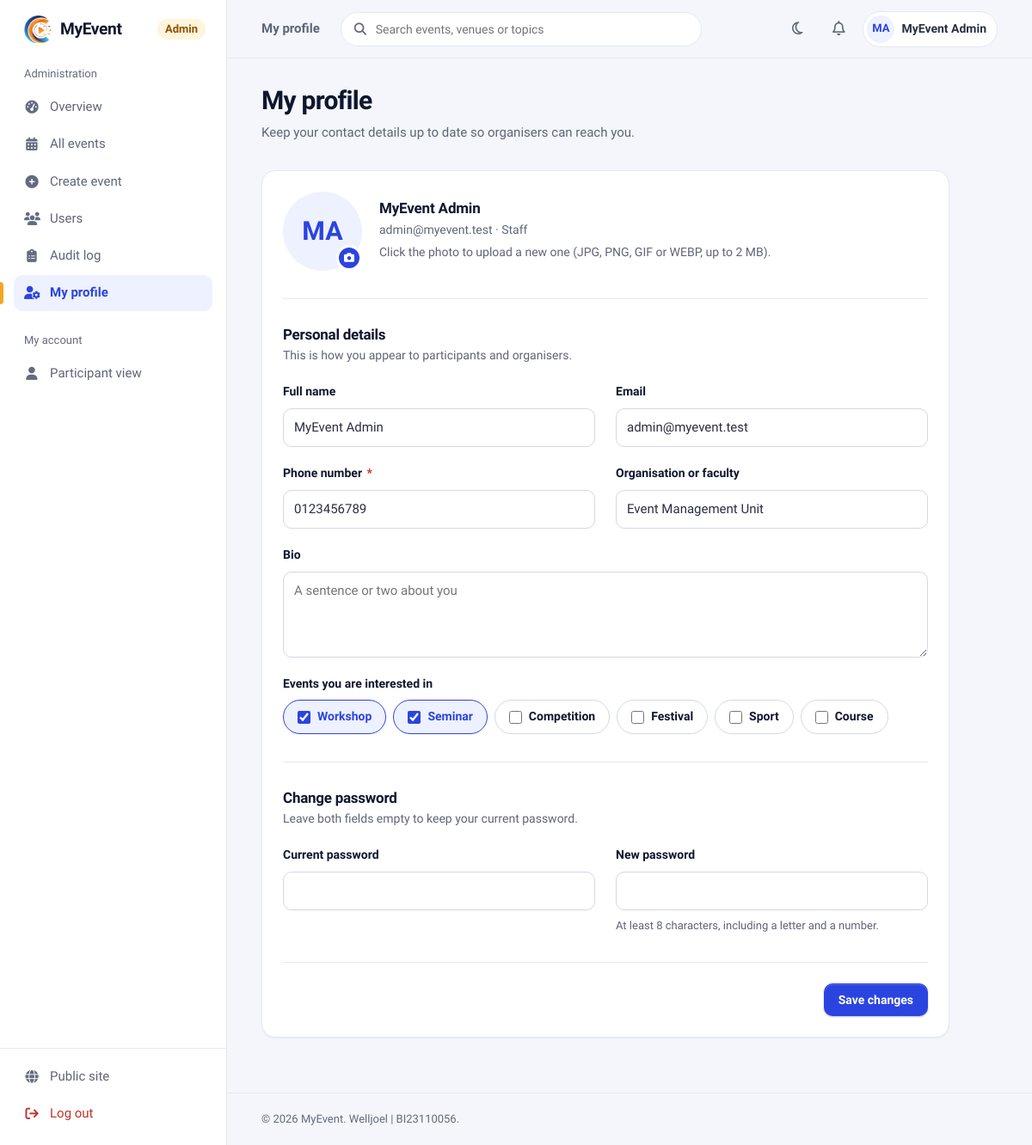
Screenshot of /admin/profile.php (signed in) with the database file from the repository.
### tables this page shows
CREATE TABLE IF NOT EXISTS `users` (
  `user_id` int(11) NOT NULL AUTO_INCREMENT,
  `category` enum('Staff','Student','Public') NOT NULL,
  `name` varchar(255) NOT NULL,
  `email` varchar(255) NOT NULL,
  `phone` varchar(20) DEFAULT NULL,
  `organization` varchar(255) NOT NULL,
  `recommend_events` text DEFAULT NULL,
  `password` varchar(255) NOT NULL,
  `role` enum('Admin','User') NOT NULL DEFAULT 'User',
  `created_at` timestamp NOT NULL DEFAULT current_timestamp(),
  `bio` text DEFAULT NULL,
  `profile_pic` varchar(255) DEFAULT NULL,
  PRIMARY KEY (`user_id`),
  UNIQUE KEY `email` (`email`)
);

### include/security.php (called while the page is built, shortened)
<?php
function e($value): string
{
    return htmlspecialchars((string) ($value ?? ''), ENT_QUOTES | ENT_SUBSTITUTE, 'UTF-8');
}
function current_user_id(): ?int
{
    return isset($_SESSION['user_id']) ? (int) $_SESSION['user_id'] : null;
}

### include/helpers.php (called while the page is built, shortened)
<?php
function avatar_url(?string $file): ?string
{
    return null;
}
function initials(?string $name): string
{
    $parts = preg_split('/\s+/', trim((string) $name)) ?: [];
    $letters = '';
    foreach (array_slice(array_filter($parts), 0, 2) as $p) {
        $letters .= mb_strtoupper(mb_substr($p, 0, 1));
    }
    return $letters ?: '?';
}
function db_all(mysqli $conn, string $sql, string $types = '', array $params = []): array
{
    $stmt = $conn->prepare($sql);
    if ($types !== '') {
        $stmt->bind_param($types, ...$params);
    }
    $stmt->execute();
    $rows = $stmt->get_result()->fetch_all(MYSQLI_ASSOC);
    return $rows;
}
function db_value(mysqli $conn, string $sql, string $types = '', array $params = [])
{
    $stmt = $conn->prepare($sql);
    if ($types !== '') {
        $stmt->bind_param($types, ...$params);
    }
    $stmt->execute();
    $row = $stmt->get_result()->fetch_row();
    return $row[0] ?? null;
}

### include/partials/profile_form.php (the view, shortened to what this page needs)
<?php
$__avatar    = avatar_url($user['profile_pic'] ?? null);
$__interests = array_filter(array_map('trim', explode(',', (string) ($user['recommend_events'] ?? ''))));
$__options   = ['workshop' => 'Workshop', 'seminar' => 'Seminar', 'competition' => 'Competition',
                'festival' => 'Festival', 'sport' => 'Sport', 'course' => 'Course'];
?>
<form action="<?= e($form_action) ?>" method="POST" enctype="multipart/form-data" class="card card-narrow">
    <div class="card-body">
        <div class="form-section">
            <div class="profile-head">
                <label class="avatar-picker" for="profilePicInput" title="Change profile photo">
                    <span class="avatar avatar-lg" id="avatarPreview-placeholder" aria-hidden="true"<?= $__avatar ? ' hidden' : '' ?>><?= e(initials($user['name'])) ?></span>
                    <span class="avatar-picker-badge" aria-hidden="true"><i class="fa-solid fa-camera"></i></span>
                </label>
                <div>
                    <h2 class="card-title"><?= e($user['name']) ?></h2>
                    <p class="card-subtitle"><?= e($user['email']) ?> &middot; <?= e($user['category']) ?></p>
                    <p class="card-subtitle">Click the photo to upload a new one (JPG, PNG, GIF or WEBP, up to 2&nbsp;MB).</p>
                </div>
            </div>
        </div>
        <div class="form-section">
            <h3 class="form-section-title">Personal details</h3>
            <p class="form-section-desc"><?= $edit_identity ? 'This is how you appear to participants and organisers.' : 'Your name, email and category are set at registration. Contact an administrator to change them.' ?></p>
            <div class="form-grid">
                <div class="field">
                    <label for="pf-name">Full name</label>
                    <?php if ($edit_identity): ?>
                        <input id="pf-name" type="text" name="name" value="<?= e($user['name']) ?>" maxlength="255" required>
                    <?php else: ?>
                        <input id="pf-name" type="text" value="<?= e($user['name']) ?>" readonly>
                    <?php endif; ?>
                </div>
                <div class="field">
                    <label for="pf-email">Email</label>
                    <input id="pf-email" type="email" value="<?= e($user['email']) ?>" readonly>
                </div>
                <div class="field">
                    <label for="pf-phone">Phone number <span class="req" aria-hidden="true">*</span></label>
                    <input id="pf-phone" type="tel" name="phone" value="<?= e($user['phone']) ?>" pattern="[0-9+\- ]{7,20}" maxlength="20" autocomplete="tel" required>
                </div>
                <div class="field">
                    <label for="pf-org">Organisation or faculty</label>
                    <?php if ($edit_identity): ?>
                        <input id="pf-org" type="text" name="organization" value="<?= e($user['organization']) ?>" maxlength="255">
                    <?php else: ?>
                        <input id="pf-org" type="text" value="<?= e($user['organization']) ?>" readonly>
                    <?php endif; ?>
                </div>
                <div class="field span-2">
                    <label for="pf-bio">Bio</label>
                    <textarea id="pf-bio" name="bio" rows="3" maxlength="1000" placeholder="A sentence or two about you"><?= e($user['bio'] ?? '') ?></textarea>
                </div>
                <fieldset class="field span-2 fieldset-reset">
                    <legend class="label">Events you are interested in</legend>
                    <div class="choice-row">
                        <?php foreach ($__options as $__val => $__label): ?>
                            <label class="choice"><input type="checkbox" name="event[]" value="<?= e($__val) ?>"<?= in_array($__val, $__interests, true) ? ' checked' : '' ?>> <?= e($__label) ?></label>
                        <?php endforeach; ?>
                    </div>
                </fieldset>
            </div>
        </div>
        <div class="form-section">
            <h3 class="form-section-title">Change password</h3>
            <p class="form-section-desc">Leave both fields empty to keep your current password.</p>
            <div class="form-grid">
                <div class="field">
                    <label for="pf-current">Current password</label>
                    <input id="pf-current" type="password" name="current_password" autocomplete="current-password">
                </div>
                <div class="field">
                    <label for="pf-new">New password</label>
                    <input id="pf-new" type="password" name="new_password" minlength="8" autocomplete="new-password">
                    <span class="hint">At least 8 characters, including a letter and a number.</span>
                </div>
            </div>
        </div>
        <div class="form-actions">
            <button type="submit" class="btn btn-primary">Save changes</button>
        </div>
    </div>
</form>

### include/layout/app_start.php (shortened to what this page needs)
<?php
$page_title = $page_title ?? APP_NAME;
$nav_active = $nav_active ?? '';
$nav_area   = $nav_area ?? 'user';
$__uid    = current_user_id();
$__me     = db_all($conn, 'SELECT name, profile_pic FROM users WHERE user_id = ?', 'i', [$__uid])[0]
            ?? ['name' => $_SESSION['name'] ?? '', 'profile_pic' => null];
$__unread = (int) db_value($conn, 'SELECT COUNT(*) FROM notifications WHERE user_id = ? AND is_read = 0', 'i', [$__uid]);
$__avatar = avatar_url($__me['profile_pic']);
$u = BASE_URL;
if ($nav_area === 'admin') {
    $nav = [
        'Administration' => [
            'admin_overview' => ['Overview',     'fa-gauge-high',    $u . 'admin/index.php'],
            'admin_events'   => ['All events',   'fa-calendar-days', $u . 'admin/events/manage.php'],
            'admin_create'   => ['Create event', 'fa-circle-plus',   $u . 'admin/events/create.php'],
            'admin_users'    => ['Users',        'fa-users',         $u . 'admin/users/manage.php'],
            'admin_audit'    => ['Audit log',    'fa-clipboard-list', $u . 'admin/audit.php'],
            'admin_profile'  => ['My profile',   'fa-user-gear',     $u . 'admin/profile.php'],
        ],
        'My account' => [
            'dashboard'      => ['Participant view', 'fa-user',      $u . 'users/dashboard.php'],
        ],
    ];
}
$__profileUrl = $nav_area === 'admin' ? $u . 'admin/profile.php' : $u . 'users/profile.php';
?>
<!DOCTYPE html>
<html lang="en">
<head>
    <link rel="stylesheet" href="https://cdnjs.cloudflare.com/ajax/libs/font-awesome/6.5.0/css/all.min.css">
    <link rel="stylesheet" href="<?= e($u) ?>assets/css/app.css?v=10">
</head>
<body class="app">
<aside class="sidebar" id="sidebar" aria-label="Main navigation">
    <a class="sidebar-brand" href="<?= e($u) ?>index.php">
        <img src="<?= e($u) ?>assets/img/logo.png" alt="">
        <?= e(APP_NAME) ?>
        <?php if ($nav_area === 'admin'): ?><small>Admin</small><?php endif; ?>
    </a>
    <nav class="sidebar-nav">
        <?php foreach ($nav as $__group => $__links): ?>
            <div class="sidebar-group">
                <div class="sidebar-group-title"><?= e($__group) ?></div>
                <?php foreach ($__links as $__key => $__l): $__on = $__key === $nav_active; ?>
                    <a class="nav-link<?= $__on ? ' is-active' : '' ?>" href="<?= e($__l[2]) ?>"<?= $__on ? ' aria-current="page"' : '' ?>>
                        <i class="fa-solid <?= e($__l[1]) ?>" aria-hidden="true"></i><?= e($__l[0]) ?>
                    </a>
                <?php endforeach; ?>
            </div>
        <?php endforeach; ?>
    </nav>
    <div class="sidebar-footer">
        <a class="nav-link" href="<?= e($u) ?>index.php"><i class="fa-solid fa-globe" aria-hidden="true"></i>Public site</a>
        <form action="<?= e($u) ?>auth/logout.php" method="POST">
            <button type="submit" class="nav-link is-danger"><i class="fa-solid fa-arrow-right-from-bracket" aria-hidden="true"></i>Log out</button>
        </form>
    </div>
</aside>
<div class="app-shell">
    <header class="topbar">
        <p class="topbar-title"><?= e($page_title) ?></p>
        <form class="topbar-search" action="<?= e($u) ?>browse_events.php" method="GET" role="search">
            <i class="fa-solid fa-magnifying-glass" aria-hidden="true"></i>
            <input id="topbar-q" type="search" name="q" placeholder="Search events, venues or topics">
        </form>
        <div class="topbar-actions">
            <button type="button" class="icon-btn theme-toggle" data-theme-toggle aria-label="Switch to dark theme" title="Switch theme">
                <i class="fa-regular fa-moon" aria-hidden="true"></i><i class="fa-regular fa-sun" aria-hidden="true"></i>
            </button>
            <a class="icon-btn" href="<?= e($u) ?>users/notifications.php" aria-label="Notifications<?= $__unread ? ' (' . $__unread . ' unread)' : '' ?>">
                <i class="fa-regular fa-bell"></i>
            </a>
            <a class="user-chip" href="<?= e($__profileUrl) ?>">
                <?php if ($__avatar): ?>
                    <img class="avatar" src="<?= e($__avatar) ?>" alt="">
                <?php else: ?>
                    <span class="avatar" aria-hidden="true"><?= e(initials($__me['name'])) ?></span>
                <?php endif; ?>
                <span class="user-chip-name"><?= e($__me['name']) ?></span>
            </a>
        </div>
    </header>
    <main class="app-main" id="main">

### rows the page displays
users: name "MA", name "MyEvent Admin", email "admin@myevent.test", category "Staff", phone "0123456789", organization "Event Management Unit", recommend_events "☑"

### other values shown
APP_NAME "MyEvent"
$__group "Administration"
$__l[0] "Overview"
$__l[0] "All events"
$__l[0] "Create event"
$__l[0] "Users"
$__l[0] "Audit log"
$__l[0] "My profile"
$__group "My account"
$__l[0] "Participant view"
$page_title "My profile"
$__label "Workshop"
$__label "Seminar"
$__label "Competition"
$__label "Festival"
